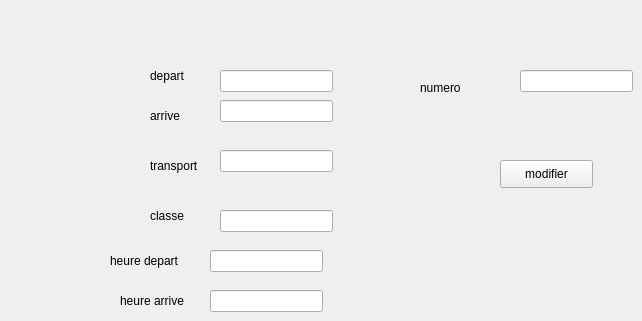
      <widget class="QWidget" name="tab_8">
       <attribute name="title">
        <string>modifier</string>
       </attribute>
       <widget class="QLabel" name="label_12">
        <property name="geometry">
         <rect>
          <x>150</x>
          <y>65</y>
          <width>71</width>
          <height>21</height>
         </rect>
        </property>
        <property name="text">
         <string>depart</string>
        </property>
       </widget>
       <widget class="QLabel" name="label_13">
        <property name="geometry">
         <rect>
          <x>150</x>
          <y>106</y>
          <width>61</width>
          <height>20</height>
         </rect>
        </property>
        <property name="text">
         <string>arrive</string>
        </property>
       </widget>
       <widget class="QLabel" name="label_14">
        <property name="geometry">
         <rect>
          <x>150</x>
          <y>156</y>
          <width>51</width>
          <height>20</height>
         </rect>
        </property>
        <property name="text">
         <string>transport</string>
        </property>
       </widget>
       <widget class="QLabel" name="label_15">
        <property name="geometry">
         <rect>
          <x>150</x>
          <y>205</y>
          <width>61</width>
          <height>21</height>
         </rect>
        </property>
        <property name="text">
         <string>classe</string>
        </property>
       </widget>
       <widget class="QLabel" name="label_16">
        <property name="geometry">
         <rect>
          <x>110</x>
          <y>250</y>
          <width>81</width>
          <height>21</height>
         </rect>
        </property>
        <property name="text">
         <string>heure depart</string>
        </property>
       </widget>
       <widget class="QLabel" name="label_17">
        <property name="geometry">
         <rect>
          <x>120</x>
          <y>290</y>
          <width>71</width>
          <height>21</height>
         </rect>
        </property>
        <property name="text">
         <string>heure arrive</string>
        </property>
       </widget>
       <widget class="QLineEdit" name="lineEdit">
        <property name="geometry">
         <rect>
          <x>220</x>
          <y>70</y>
          <width>113</width>
          <height>22</height>
         </rect>
        </property>
       </widget>
       <widget class="QLineEdit" name="lineEdit_2">
        <property name="geometry">
         <rect>
          <x>220</x>
          <y>100</y>
          <width>113</width>
          <height>22</height>
         </rect>
        </property>
       </widget>
       <widget class="QLineEdit" name="lineEdit_3">
        <property name="geometry">
         <rect>
          <x>220</x>
          <y>150</y>
          <width>113</width>
          <height>22</height>
         </rect>
        </property>
       </widget>
       <widget class="QLineEdit" name="lineEdit_4">
        <property name="geometry">
         <rect>
          <x>220</x>
          <y>210</y>
          <width>113</width>
          <height>22</height>
         </rect>
        </property>
       </widget>
       <widget class="QLineEdit" name="lineEdit_5">
        <property name="geometry">
         <rect>
          <x>210</x>
          <y>250</y>
          <width>113</width>
          <height>22</height>
         </rect>
        </property>
       </widget>
       <widget class="QLineEdit" name="lineEdit_6">
        <property name="geometry">
         <rect>
          <x>210</x>
          <y>290</y>
          <width>113</width>
          <height>22</height>
         </rect>
        </property>
       </widget>
       <widget class="QLineEdit" name="lineEdit_7">
        <property name="geometry">
         <rect>
          <x>520</x>
          <y>70</y>
          <width>113</width>
          <height>22</height>
         </rect>
        </property>
        <property name="readOnly">
         <bool>true</bool>
        </property>
       </widget>
       <widget class="QLabel" name="label_18">
        <property name="geometry">
         <rect>
          <x>420</x>
          <y>80</y>
          <width>56</width>
          <height>16</height>
         </rect>
        </property>
        <property name="text">
         <string>numero</string>
        </property>
       </widget>
       <widget class="QPushButton" name="pushButton_2">
        <property name="geometry">
         <rect>
          <x>500</x>
          <y>160</y>
          <width>93</width>
          <height>28</height>
         </rect>
        </property>
        <property name="text">
         <string>modifier</string>
        </property>
       </widget>
      </widget>
